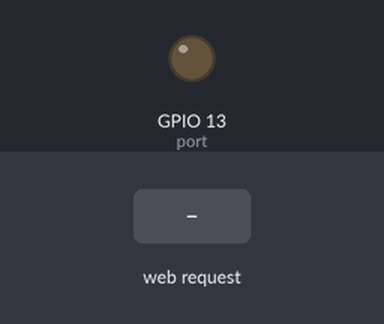
The sketch below on a simulated ESP8266 (NodeMCU). On the bench: output pins drawn as LEDs (lit = HIGH). Inputs (shaded band) come from the test bench. WiFi joins after 1.5 s; servers stay silent unless stated; what the sketch prints to the serial monitor is not drawn.

Above: at 2.7 s.
2.8 s: HTTP request GET /unlock received
At 4.0 s:
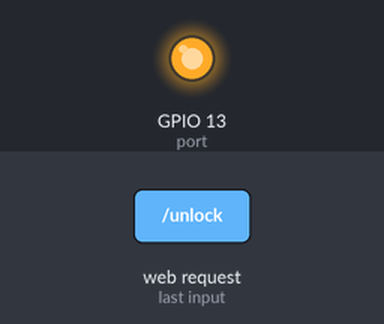
5.8 s: HTTP request GET /lock received
At 6.3 s:
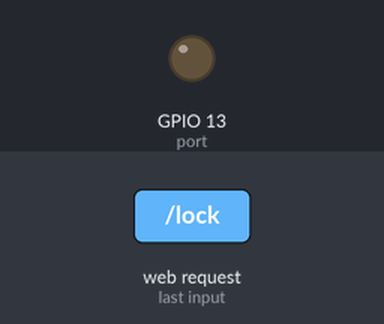
Timing chart, 0 to 8.8 s (numbered marks = the images above; inputs shaded):
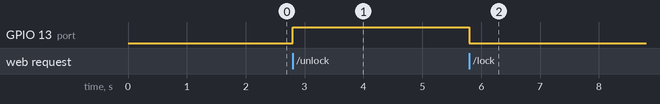

Measured:
- after the input at 2.8 s, GPIO 13 (port): LOW → HIGH at once
- after the input at 5.8 s, GPIO 13 (port): HIGH → LOW at once

The sketch:

pROJETRAVA.ino
```cpp
#include <ESP8266WiFi.h>
#include <ESP8266WebServer.h>

int productCount = 0;  // Variável para armazenar a contagem de produtos

// Conteúdo da página web em memória programável
const char MAIN_page[] PROGMEM = R"=====(
<!DOCTYPE html>
<html>
<head>
<style>
  body {text-align: center; font-family: Arial, sans-serif; background-color: #f9f9f9; margin:0; padding:0; box-sizing: border-box;}
  .container {max-width: 600px; margin: auto; padding: 20px; background-color: #fff; border-radius: 8px; box-shadow: 0 0 10px rgba(0,0,0,0.1);}
  .button {font-size: 24px; padding: 10px 20px; margin: 10px; background-color: #008CBA; color: white; border: none; border-radius: 5px; cursor: pointer;}
  .button:hover {background-color: #005f5f;}
</style>
</head>
<body>
<div class="container">
  <h1>Demonstracao WiFi Fechadura Eletrica</h1><br>
  <button class="button" onclick="sendRequest('/unlock')">Desbloquear</button><br>
  <button class="button" onclick="sendRequest('/lock')">Bloquear</button><br>
  <p>Produtos Sairam: <span id="productCount"></span></p>
</div>
<script>
  function sendRequest(url){
    var xhr = new XMLHttpRequest();
    xhr.open('GET', url, true);
    xhr.send();
  }

  function updateProductCount() {
    fetch('/productCount')
      .then(response => response.text())
      .then(data => {
        document.getElementById('productCount').innerText = data;
      });
  }

  updateProductCount();
  setInterval(updateProductCount, 1000);  // Atualiza a contagem de produtos a cada 1 segundo
</script>
</body>
</html>
)=====";

// SSID e Senha do seu roteador WiFi
const char* ssid = "INTELBRAS";
const char* password = "12345678";

ESP8266WebServer server(80);  // Servidor na porta 80
#define port 13

void handleRoot() {
  Serial.println("Acesso a página raiz");
  String s = MAIN_page;
  server.send(200, "text/html", s);
}

void handleUnlock() {
  Serial.println("Desbloquear");
  digitalWrite(port,HIGH);  // Ativa o relé para desbloquear
}

void handleLock() {
  Serial.println("Bloquear");
  digitalWrite(port,LOW);  // Desativa o relé para bloquear
}

void handleProductCount() {
  server.send(200, "text/plain", String(productCount));
}

void setup(void){
   Serial.begin(115200);
  WiFi.begin(ssid, password);
  Serial.println("");

  pinMode(port,OUTPUT);
  digitalWrite(port,LOW);

  while (WiFi.status() != WL_CONNECTED) {
    delay(500);
    Serial.print(".");
  }

  Serial.println("");
  Serial.print("Conectado a ");
  Serial.println(ssid);
  Serial.print("Endereço IP: ");
  Serial.println(WiFi.localIP());

  server.on("/", handleRoot);
  server.on("/unlock", handleUnlock);
  server.on("/lock", handleLock);
  server.on("/productCount", handleProductCount);  // Nova rota para obter a contagem de produtos

  server.begin();
  Serial.println("Servidor HTTP iniciado");
}

void loop(void){
  while (Serial.available() > 0) {
    String serialData = Serial.readStringUntil('\n');  // Lê a linha da comunicação serial
    if (serialData.startsWith("Contador: ")) {
      productCount = serialData.substring(10).toInt();  // Extrai e converte a contagem de produtos
    }
  }
  server.handleClient();  // Lida com as requisições do cliente
}
```
